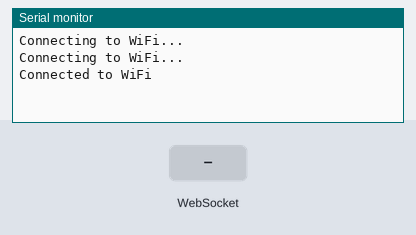
This sketch was run on a simulated ESP32. On the bench: the last lines printed to the serial monitor. The inputs (shaded band) are chosen by the test bench. WiFi joins after 1.5 s; servers stay silent unless stated.

Above: at 3.2 s.
3.3 s: WebSocket text "1" received
At 3.8 s:
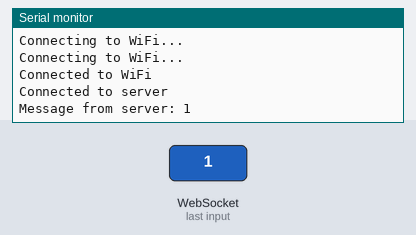
4.8 s: WebSocket text "0" received
At 6.0 s:
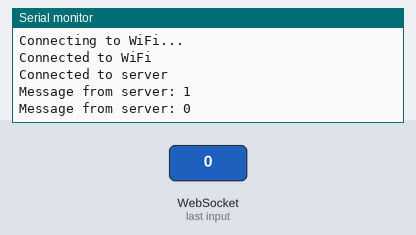
6.3 s: WebSocket text "2" received
At 7.3 s:
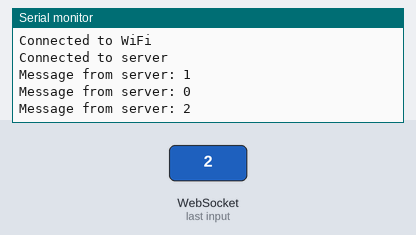

The sketch:

iosocket.ino
```cpp
#include <WebSocketsClient.h>
#include <WiFi.h>

const char* ssid = "Ryan&Angela";
const char* password = "14727890";
const char* serverIP = "192.168.0.213";

const int serverPort = 443; // The port you used for the server

WebSocketsClient webSocket;

void setup() {
  Serial.begin(115200);
  WiFi.begin(ssid, password);
  while (WiFi.status() != WL_CONNECTED) {
    delay(1000);
    Serial.println("Connecting to WiFi...");
  }
  Serial.println("Connected to WiFi");

  webSocket.begin(serverIP, serverPort);
  webSocket.onEvent(webSocketEvent);
}

void loop() {
  webSocket.loop();
}

void webSocketEvent(WStype_t type, uint8_t* payload, size_t length) {
  switch (type) {
    case WStype_CONNECTED:
    Serial.println("Connected to server");
    break;
    case WStype_TEXT:
    Serial.print("Message from server: ");
    for (int i = 0; i < length; i++) {
      Serial.print((char)payload[i]);
    }
      Serial.println();
      break;
      case WStype_DISCONNECTED:
      Serial.println("Disconnected from server");
      break;
    }
}
```

Measured:
- after the input at 3.3 s, the serial monitor: prints a new line at once (image 1)
- after the input at 4.8 s, the serial monitor: prints a new line at once (image 2)
- after the input at 6.3 s, the serial monitor: prints a new line at once (image 3)
